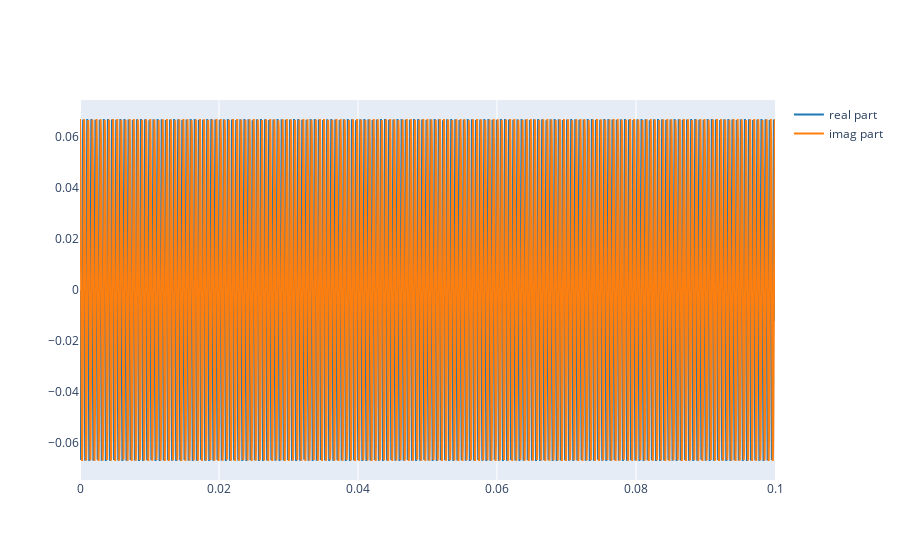

The notebook cell this image was saved under:
### Markdown cell above
2.1. Define a complex exponential with the same parameters that those from Lab 1 (Ex 3.1) and plot the real part.

### Code cell
A = 0.067
f0 = 1680.672269 
fs = 44100
phi = np.pi/2
t = np.arange(0, .1, 1.0/fs)
x = A * np.exp(1j*(2*f0*np.pi*t + phi))

plot_signals([np.real(x), np.imag(x)], fs, name=['real part', 'imag part'])

### Figure 1 — Plotly figure (JSON) as saved in the notebook; plotly's stock layout.template omitted (floating-point values rounded to 4 significant figures; data arrays with more than 128 entries replaced by an {"elided": "..."} marker saying what was removed)
{"data": [{"line": {"color": "#1f77b4", "shape": "linear"}, "mode": "lines", "name": "real part", "type": "scatter", "x": {"elided": "4410 float values"}, "y": {"elided": "4410 float values"}}, {"line": {"color": "#ff7f0e", "shape": "linear"}, "mode": "lines", "name": "imag part", "type": "scatter", "x": {"elided": "4410 float values"}, "y": {"elided": "4410 float values"}}], "layout": {}}
